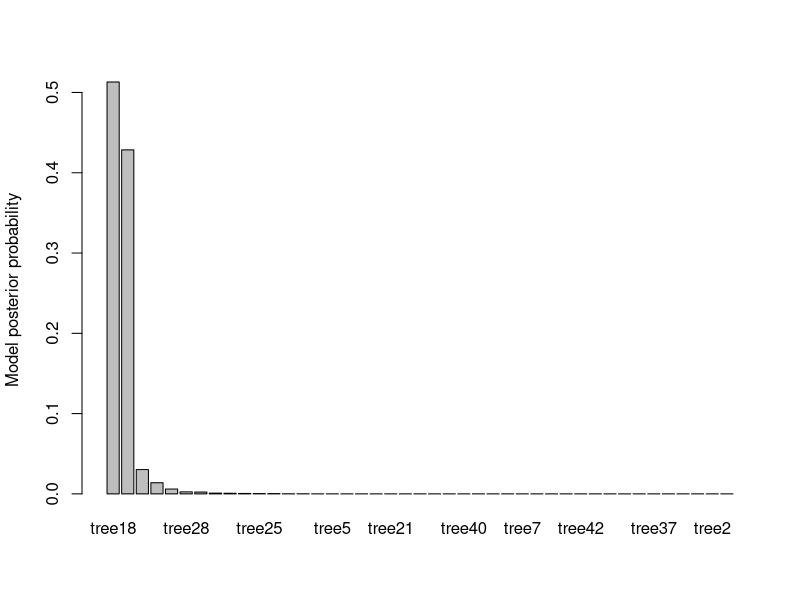

The R script that drew this image:
# the file marginal_logliks is prepared manually by grepping the output of stepping stones and the using emacs for text manipulation
logliks <- read.delim("../analysis/marginal_logliks.tsv", header=TRUE)

bayes_factors <- exp(logliks$loglik - max(logliks$loglik))
model_posterior <- bayes_factors/sum(bayes_factors)

df <- data.frame(logliks, bayes_factors, model_posterior)

df_sorted <- df[order(-df$model_posterior), ]

write.table(df_sorted, "../analysis/model_posterior_probabilities.tsv", sep="\t", row.names=FALSE)

pdf("../analysis/model_posterior_probability.pdf", width=35, height=10)
barplot(height=df_sorted$model_posterior, names.arg=df_sorted$model, ylab="Model posterior probability")
dev.off()
